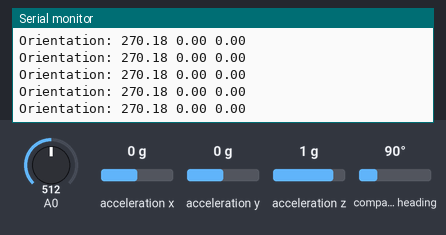
This sketch was run on a simulated Arduino Uno, built with avr-gcc and run on an emulated ATmega328P. Shown: the last lines printed to the serial monitor. Inputs (shaded band) come from the test bench; at power-on: acceleration x 0 g, compass heading 90°, acceleration y 0 g, A0 = 512, acceleration z 1 g.

Above: at 2.7 s.
2.8 s: acceleration x set to -1.4 g
At 2.86 s:
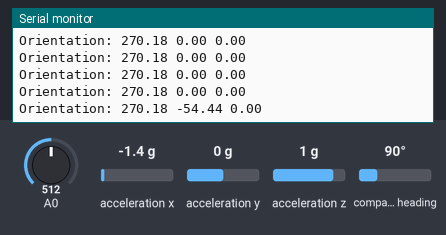
4.3 s: compass heading set to 7°
At 4.31 s:
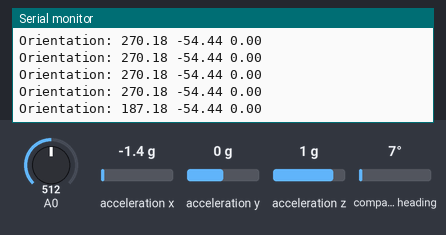
7.3 s: acceleration y set to 0.8 g
At 7.3 s:
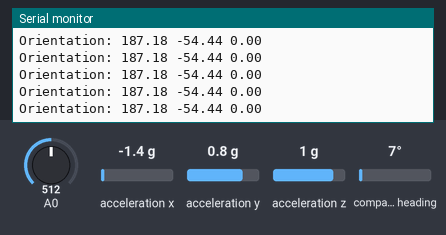
10.3 s: A0 set to 716
At 10.3 s:
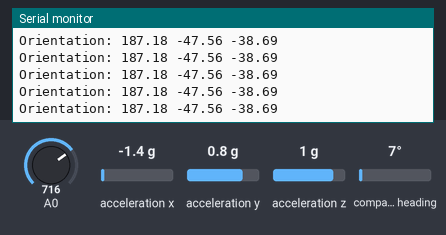
11.8 s: A0 set to 992
At 11.85 s:
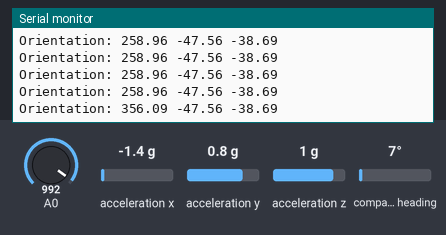
13.3 s: acceleration z set to -1.4 g
At 13.3 s:
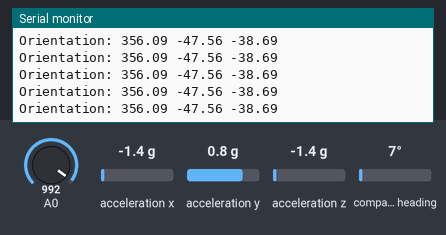
Timing chart, 0 to 15.8 s (numbered marks = the images above; inputs shaded):
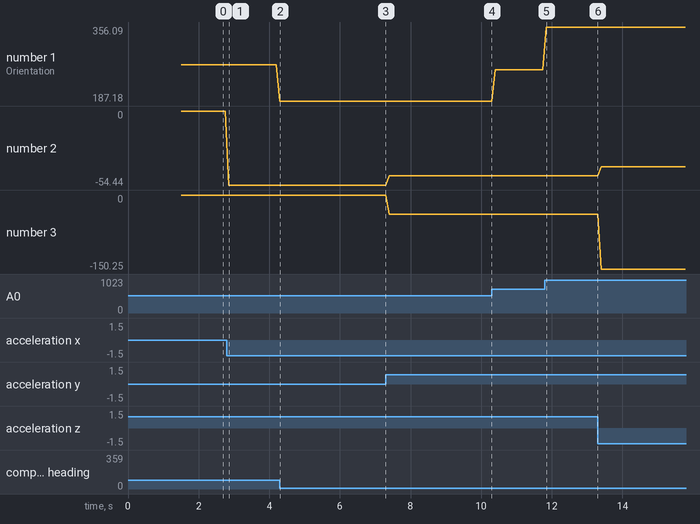

Measured:
- after the input at 2.8 s, the serial monitor: prints a new line after 0.06 s (image 1)
- after the input at 4.3 s, the serial monitor: prints a new line at once (image 2)
- after the input at 11.8 s, the serial monitor: prints a new line after 0.05 s (image 5)
- plotted number 1: 270.18 → 187.18 after the input at 4.3 s, 187.18 → 258.96 after the input at 10.3 s, 258.96 → 356.09 after the input at 11.8 s
- plotted number 2: 0 → -54.44 after the input at 2.8 s, -54.44 → -47.56 after the input at 7.3 s, -47.56 → -40.94 after the input at 13.3 s
- plotted number 3: 0 → -38.69 after the input at 7.3 s, -38.69 → -150.25 after the input at 13.3 s

The sketch:

bunny.ino
```cpp
#include <Wire.h>
#include <Adafruit_Sensor.h>
#include <Adafruit_BNO055.h>
#include <utility/imumaths.h>

/* This driver uses the Adafruit unified sensor library (Adafruit_Sensor),
   which provides a common 'type' for sensor data and some helper functions.

   To use this driver you will also need to download the Adafruit_Sensor
   library and include it in your libraries folder.

   You should also assign a unique ID to this sensor for use with
   the Adafruit Sensor API so that you can identify this particular
   sensor in any data logs, etc.  To assign a unique ID, simply
   provide an appropriate value in the constructor below (12345
   is used by default in this example).

   Connections
   ===========
   Connect SCL to analog 5
   Connect SDA to analog 4
   Connect VDD to 3.3-5V DC
   Connect GROUND to common ground

   History
   =======
   2015/MAR/03  - First release (KTOWN)
*/

/* Set the delay between fresh samples */
#define BNO055_SAMPLERATE_DELAY_MS (100)

Adafruit_BNO055 bno = Adafruit_BNO055(55);

/**************************************************************************/
/*
    Displays some basic information on this sensor from the unified
    sensor API sensor_t type (see Adafruit_Sensor for more information)
*/
/**************************************************************************/
void displaySensorDetails(void)
{
  sensor_t sensor;
  bno.getSensor(&sensor);
  Serial.println("------------------------------------");
  Serial.print  ("Sensor:       "); Serial.println(sensor.name);
  Serial.print  ("Driver Ver:   "); Serial.println(sensor.version);
  Serial.print  ("Unique ID:    "); Serial.println(sensor.sensor_id);
  Serial.print  ("Max Value:    "); Serial.print(sensor.max_value); Serial.println(" xxx");
  Serial.print  ("Min Value:    "); Serial.print(sensor.min_value); Serial.println(" xxx");
  Serial.print  ("Resolution:   "); Serial.print(sensor.resolution); Serial.println(" xxx");
  Serial.println("------------------------------------");
  Serial.println("");
  delay(500);
}

/**************************************************************************/
/*
    Arduino setup function (automatically called at startup)
*/
/**************************************************************************/
void setup(void)
{
  Serial.begin(115200);
  Serial.println("Orientation Sensor Test"); Serial.println("");

  /* Initialise the sensor */
  if(!bno.begin())
  {
    /* There was a problem detecting the BNO055 ... check your connections */
    Serial.print("Ooops, no BNO055 detected ... Check your wiring or I2C ADDR!");
    while(1);
  }

  delay(1000);

  /* Display some basic information on this sensor */
  displaySensorDetails();
}

/**************************************************************************/
/*
    Arduino loop function, called once 'setup' is complete (your own code
    should go here)
*/
/**************************************************************************/
void loop(void)
{
  /* Get a new sensor event */
  sensors_event_t event;
  bno.getEvent(&event);

  /* Board layout:
         +----------+
         |         *| RST   PITCH  ROLL  HEADING
     ADR |*        *| SCL
     INT |*        *| SDA     ^            /->
     PS1 |*        *| GND     |            |
     PS0 |*        *| 3VO     Y    Z-->    \-X
         |         *| VIN
         +----------+
  */

  float rot = 360.0 * (float)analogRead(A0) / 1023.0;

  /* The processing sketch expects data as roll, pitch, heading */
  Serial.print(F("Orientation: "));
  Serial.print((float)event.orientation.x + rot);
  Serial.print(F(" "));
  Serial.print((float)event.orientation.y);
  Serial.print(F(" "));
  Serial.print((float)event.orientation.z);
  Serial.println(F(""));
  //Serial.print(rot);
  //Serial.println(F(""));

  delay(BNO055_SAMPLERATE_DELAY_MS);
}
```
